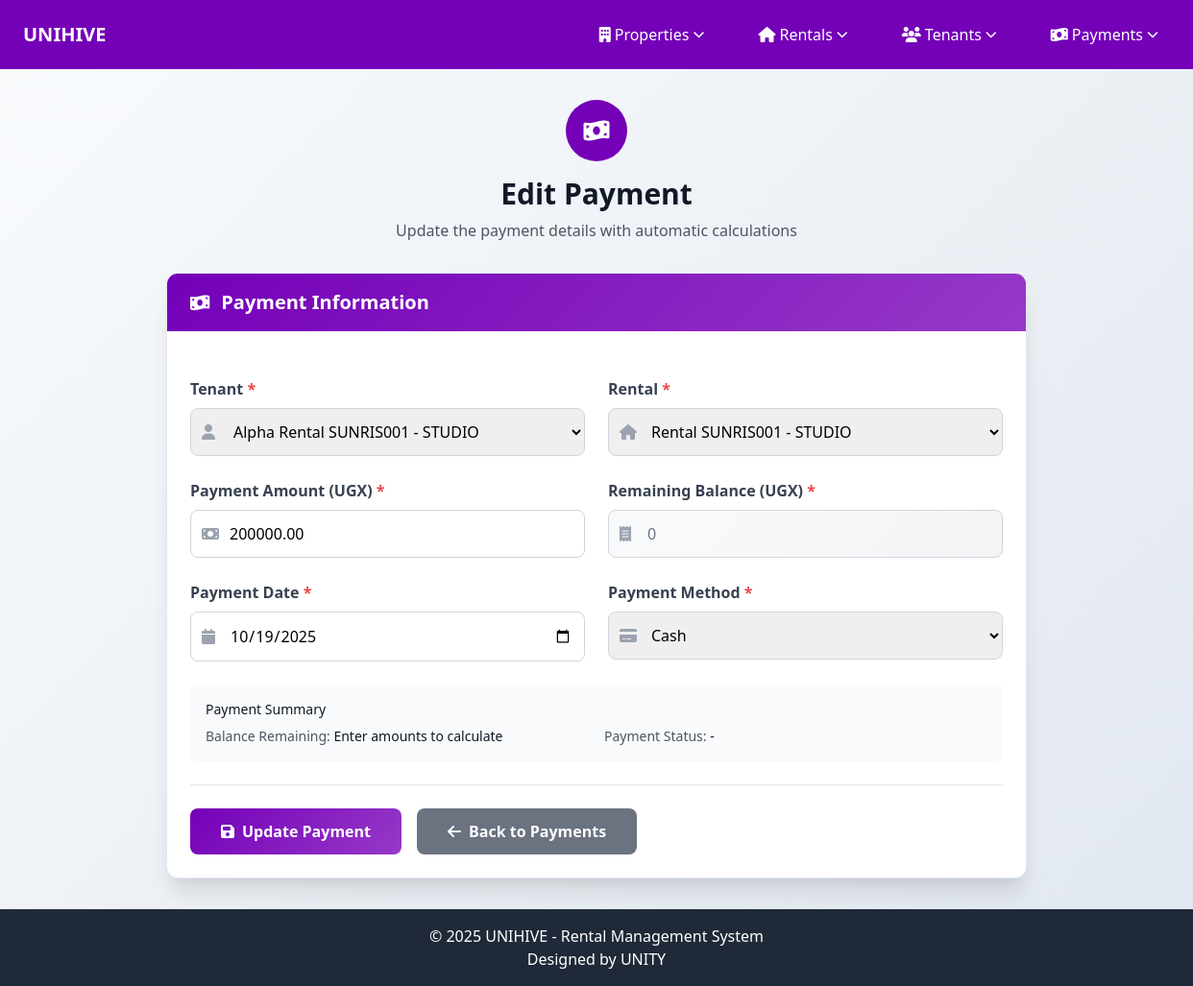
The app's page /payments/edit/PAY-0004/ with its own data.
### payments/models.py (models this page shows, shortened)
class Payment(models.Model):
    payment_id = models.CharField(max_length=20, unique=True)
    rental = models.ForeignKey('rentals.Rental', on_delete=models.CASCADE)
    tenant = models.ForeignKey('tenants.Tenant', on_delete=models.CASCADE)
    amount = models.DecimalField(max_digits=10, decimal_places=2)
    amount_due = models.DecimalField(max_digits=10, decimal_places=2)
    payment_date = models.DateField()
    payment_method = models.CharField(max_length=20, choices=PAYMENT_METHODS)
    rental_period = models.CharField(max_length=20, help_text="Format: YYYY-MM (e.g., 2025-10)", blank=True)

### payments/views.py (the view)
# urls.py: path('edit/<str:payment_id>/', views.edit_payment, name='edit_payment'),
def edit_payment(request, payment_id):
    payment = get_object_or_404(Payment, payment_id=payment_id)
    if request.method == 'POST':
        form = PaymentForm(request.POST, instance=payment)
        if form.is_valid():
            updated_payment = form.save()
            messages.success(request, f'Payment {updated_payment.payment_id} has been updated successfully!')
            return redirect('payments:payment_list')
        else:
            messages.error(request, 'Please correct the errors below.')
    else:
        form = PaymentForm(instance=payment)
    context = {
        'form': form,
        'payment': payment,
        'is_edit': True,
    }
    return render(request, 'paymentform.html', context)

### rentals/models.py (called while the page is built)
    def __str__(self):
        return f"Rental {self.rental_number} - {self.rental_type}"

### tenants/models.py (called while the page is built)
    def __str__(self):
        return f"{self.name} {self.rental}"

### payments/templates/paymentform.html (shortened to what this page needs)
{% extends 'base.html' %}
{% load crispy_forms_tags %}
{% block content %}
<div class="form-container py-8 px-4">
    <div class="max-w-4xl mx-auto">
        <div class="text-center mb-8 fade-in">
            <div class="inline-flex items-center justify-center w-16 h-16 bg-Unity-Purple rounded-full mb-4">
                <i class="fas fa-money-bill-wave text-white text-2xl"></i>
            </div>
            <h1 class="text-3xl font-bold text-gray-900 mb-2">
                {% if is_edit %}Edit Payment{% else %}Record New Payment{% endif %}
            </h1>
            <p class="text-gray-600">
                {% if is_edit %}
                    Update the payment details with automatic calculations
                {% else %}
                    Record a new payment with tenant and rental auto-linking
                {% endif %}
            </p>
        </div>
        <div class="form-card rounded-xl overflow-hidden fade-in">
            <div class="form-header px-6 py-4">
                <div class="flex items-center space-x-3">
                    <i class="fas fa-money-bill-wave text-white text-lg"></i>
                    <h2 class="text-xl font-semibold text-white">Payment Information</h2>
                </div>
            </div>
            <div class="p-6">
                <form method="post" class="space-y-6">
                    <div class="grid grid-cols-1 md:grid-cols-2 gap-6">
                        <div class="relative">
                            <label for="{{ form.tenant.id_for_label }}" class="form-label required-field mb-2 block">
                                {{ form.tenant.label }}
                            </label>
                            <div class="relative">
                                <div class="absolute inset-y-0 left-0 pl-3 flex items-center pointer-events-none">
                                </div>
                                {{ form.tenant }}
                            </div>
                        </div>
                        <div class="relative">
                            <label for="{{ form.rental.id_for_label }}" class="form-label required-field mb-2 block">
                                {{ form.rental.label }}
                            </label>
                            <div class="relative">
                                <div class="absolute inset-y-0 left-0 pl-3 flex items-center pointer-events-none">
                                </div>
                                {{ form.rental }}
                            </div>
                        </div>
                    </div>
                    <div class="grid grid-cols-1 md:grid-cols-2 gap-6">
                        <div class="relative">
                            <label for="{{ form.amount.id_for_label }}" class="form-label required-field mb-2 block">
                                {{ form.amount.label }}
                            </label>
                            <div class="relative">
                                <div class="absolute inset-y-0 left-0 pl-3 flex items-center pointer-events-none">
                                </div>
                                {{ form.amount }}
                            </div>
                        </div>
                        <div class="relative">
                            <label for="{{ form.amount_due.id_for_label }}" class="form-label required-field mb-2 block">
                                {{ form.amount_due.label }}
                            </label>
                            <div class="relative">
                                <div class="absolute inset-y-0 left-0 pl-3 flex items-center pointer-events-none">
                                    <i class="fas fa-receipt text-gray-400"></i>
                                </div>
                                {{ form.amount_due }}
                            </div>
                        </div>
                    </div>
                    <div class="grid grid-cols-1 md:grid-cols-2 gap-6">
                        <div class="relative">
                            <label for="{{ form.payment_date.id_for_label }}" class="form-label required-field mb-2 block">
                                {{ form.payment_date.label }}
                            </label>
                            <div class="relative">
                                <div class="absolute inset-y-0 left-0 pl-3 flex items-center pointer-events-none">
                                </div>
                                {{ form.payment_date }}
                            </div>
                        </div>
                        <div class="relative">
                            <label for="{{ form.payment_method.id_for_label }}" class="form-label required-field mb-2 block">
                                {{ form.payment_method.label }}
                            </label>
                            <div class="relative">
                                <div class="absolute inset-y-0 left-0 pl-3 flex items-center pointer-events-none">
                                </div>
                                {{ form.payment_method }}
                            </div>
                        </div>
                    </div>
                    <div class="bg-gray-50 rounded-lg p-4">
                        <h3 class="text-sm font-medium text-gray-900 mb-2">Payment Summary</h3>
                        <div class="grid grid-cols-2 gap-4 text-sm">
                            <div>
                                <span class="text-gray-600">Balance Remaining:</span>
                                <span id="balance_remaining" class="font-medium text-gray-900">Will calculate automatically</span>
                            </div>
                            <div>
                                <span class="text-gray-600">Payment Status:</span>
                                <span id="payment_status" class="font-medium text-gray-900">-</span>
                            </div>
                        </div>
                    </div>
                    <div class="flex flex-col sm:flex-row gap-4 pt-6 border-t border-gray-200">
                        <button type="submit"
                                class="btn-unity text-white font-bold py-3 px-8 rounded-lg inline-flex items-center justify-center transition-all duration-300 flex-1 sm:flex-none">
                            <i class="fas fa-save mr-2"></i>
                            {% if is_edit %}Update Payment{% else %}Record Payment{% endif %}
                        </button>
                        <a href="{% url 'payments:payment_list' %}"
                           class="bg-gray-500 hover:bg-gray-600 text-white font-bold py-3 px-8 rounded-lg inline-flex items-center justify-center transition-all duration-300 flex-1 sm:flex-none">
                            <i class="fas fa-arrow-left mr-2"></i>
                            Back to Payments
                        </a>
                    </div>
                </form>
            </div>
        </div>
    </div>
</div>
{% endblock %}

### payments/templates/paymentform.html (style rules this page uses)
.form-container { background: linear-gradient(135deg, #f8fafc 0%, #e2e8f0 100%); min-height: calc(100vh - 200px); }
.form-card { background: white; box-shadow: 0 20px 25px -5px rgba(0, 0, 0, 0.1), 0 10px 10px -5px rgba(0, 0, 0, 0.04); border: 1px solid #e2e8f0; }
.form-header { background: linear-gradient(135deg, #7400B8 0%, #9739C8 100%); }
.btn-unity { background: linear-gradient(135deg, #7400B8 0%, #9739C8 100%); transition: all 0.3s ease; }
.form-label { color: #374151; font-weight: 600; }
.required-field::after { content: " *"; color: #ef4444; }
.fade-in { animation: fadeIn 0.5s ease-out; }
.disabled-waiting, input:read-only:not(.auto-filled), select:disabled:not(.auto-filled) { background: linear-gradient(135deg, #f9fafb 0%, #f3f4f6 100%) !important; border-color: #d1d5db !important; color: #6b7280 !important; cursor: not-allowed !important; }
.disabled-waiting::placeholder, input:read-only:not(.auto-filled)::placeholder { color: #9ca3af !important; font-style: italic; }

### records on screen
Payment: tenant "Alpha Rental SUNRIS001 - STUDIO", rental "Rental SUNRIS001 - STUDIO", amount "200000.00", amount_due "0", payment_date "10/19/2025", payment_method "Cash"
